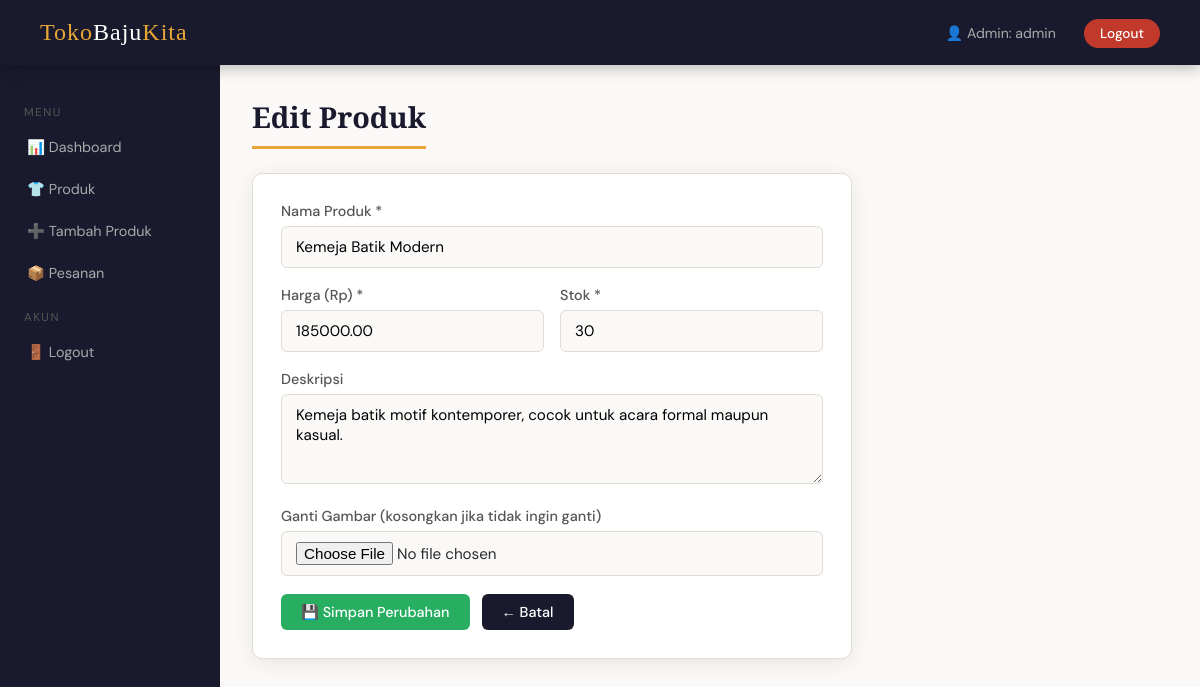
/admin/edit_produk.php?id=2 (signed in), run on the app's committed database.
### tables this page shows
CREATE TABLE IF NOT EXISTS products (
    id INT AUTO_INCREMENT PRIMARY KEY,
    nama_produk VARCHAR(100) NOT NULL,
    harga DECIMAL(10,2) NOT NULL,
    stok INT NOT NULL DEFAULT 0,
    deskripsi TEXT,
    gambar VARCHAR(255),
    created_at TIMESTAMP DEFAULT CURRENT_TIMESTAMP
);

### admin/edit_produk.php (the view, shortened to what this page needs)
<?php
include_once '../includes/koneksi.php';
$product_id = intval($_GET['id'] ?? 0);
$res     = mysqli_query($conn, "SELECT * FROM products WHERE id = $product_id");
$product = mysqli_fetch_assoc($res);
?>
<!DOCTYPE html>
<html lang="id">
<head>
    <link rel="stylesheet" href="../css/style.css">
</head>
<body>
<?php include 'includes/navbar.php'; ?>
<div class="admin-layout">
    <?php include 'includes/sidebar.php'; ?>
    <div class="admin-content">
        <h2 class="page-title">Edit Produk</h2>
        <div style="background:white; padding:28px; border-radius:10px; box-shadow:var(--shadow); max-width:600px; border:1px solid var(--border);">
            <form method="POST" enctype="multipart/form-data" onsubmit="return validasiFormProduk()">
                <div class="form-group">
                    <label>Nama Produk *</label>
                    <input type="text" id="nama_produk" name="nama_produk" required value="<?= htmlspecialchars($product['nama_produk']) ?>">
                </div>
                <div style="display:grid; grid-template-columns:1fr 1fr; gap:16px;">
                    <div class="form-group">
                        <label>Harga (Rp) *</label>
                        <input type="number" id="harga" name="harga" min="1" required value="<?= $product['harga'] ?>">
                    </div>
                    <div class="form-group">
                        <label>Stok *</label>
                        <input type="number" id="stok" name="stok" min="0" required value="<?= $product['stok'] ?>">
                    </div>
                </div>
                <div class="form-group">
                    <label>Deskripsi</label>
                    <textarea name="deskripsi"><?= htmlspecialchars($product['deskripsi']) ?></textarea>
                </div>
                <div class="form-group">
                    <label>Ganti Gambar (kosongkan jika tidak ingin ganti)</label>
                    <input type="file" name="gambar" accept="image/*" onchange="previewGambar(this)">
                </div>
                <div style="display:flex; gap:12px; margin-top:8px;">
                    <button type="submit" class="btn btn-success">💾 Simpan Perubahan</button>
                    <a href="produk.php" class="btn btn-primary">← Batal</a>
                </div>
            </form>
        </div>
    </div>
</div>
</body>
</html>

### css/style.css (style rules this page uses)
:root { --primary: #1a1a2e; --accent: #e8a838; --accent2: #c0392b; --bg: #faf9f7; --bg2: #f0ede8; --white: #ffffff; --text: #2c2c2c; --text-muted: #888; --border: #e0dbd3; --success: #27ae60; --danger: #e74c3c; --shadow: 0 4px 20px rgba(0,0,0,0.08); --radius: 10px; }
* { margin: 0; padding: 0; box-sizing: border-box; }
body { font-family: 'DM Sans', sans-serif; background: var(--bg); color: var(--text); min-height: 100vh; }
.page-title { font-family: 'Playfair Display', serif; font-size: 1.8rem; color: var(--primary); margin-bottom: 24px; padding-bottom: 10px; border-bottom: 3px solid var(--accent); display: inline-block; }
.btn { display: inline-block; padding: 9px 20px; border-radius: 6px; border: none; cursor: pointer; font-family: 'DM Sans', sans-serif; font-size: 0.9rem; font-weight: 500; text-decoration: none; transition: all 0.2s; }
.btn-primary { background: var(--primary); color: white; }
.btn-success { background: var(--success); color: white; }
.form-group { margin-bottom: 18px; }
.form-group label { display: block; font-weight: 500; margin-bottom: 6px; font-size: 0.9rem; color: #555; }
.form-group input, .form-group textarea, .form-group select { width: 100%; padding: 10px 14px; border: 1.5px solid var(--border); border-radius: 6px; font-family: 'DM Sans', sans-serif; font-size: 0.95rem; transition: border-color 0.2s; background: var(--bg); }
.form-group textarea { resize: vertical; min-height: 90px; }
.admin-layout { display: flex; min-height: calc(100vh - 65px); }
.admin-content { flex: 1; padding: 32px; overflow-y: auto; }

### data on the page
products: nama_produk "Kemeja Batik Modern", harga "185000.00", stok "30", deskripsi "Kemeja batik motif kontemporer, cocok untuk acara formal maupun kasual."

### other printed values
$_SESSION['username'] "admin"
